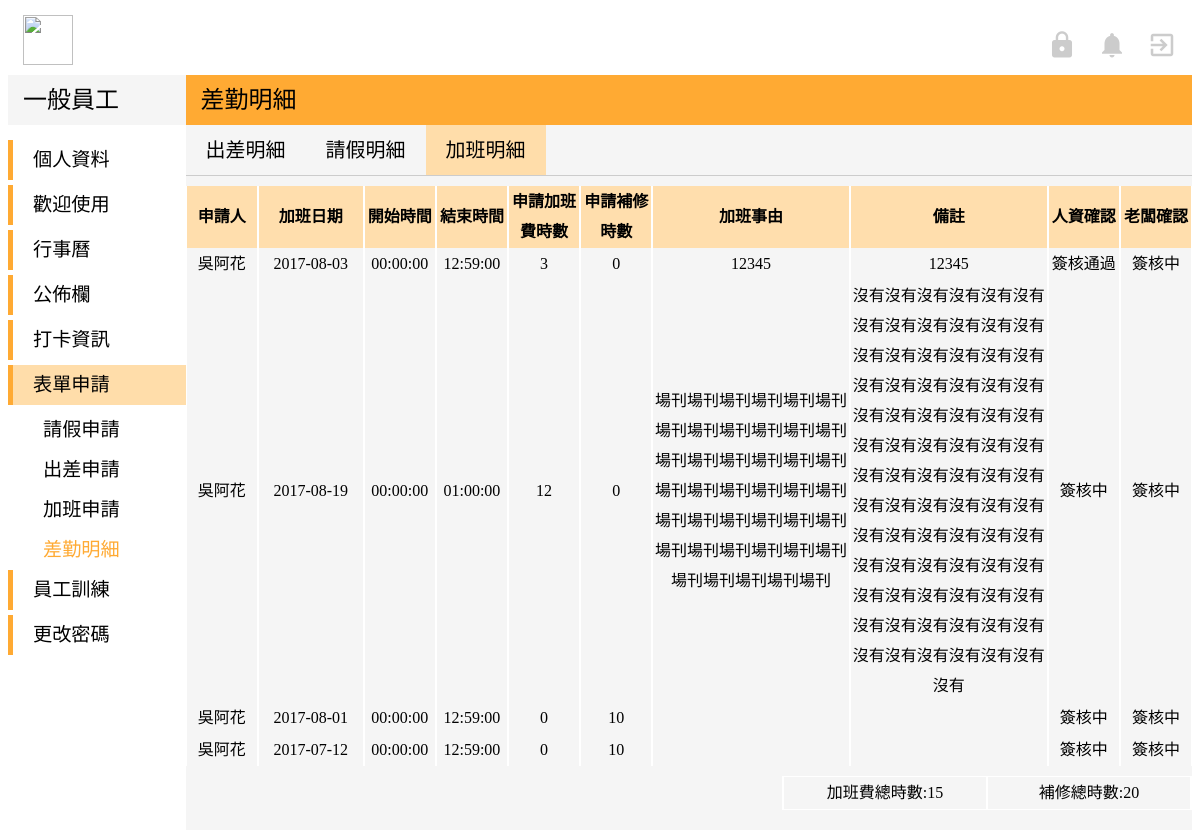
Page /user-Model/user_overtime_list.php (signed in) on the committed database.
### tables this page shows
CREATE TABLE `overtime_apply` (
  `id` int(10) NOT NULL,
  `o_sn` varchar(15) NOT NULL,
  `o_month` varchar(2) DEFAULT NULL,
  `o_name` varchar(15) DEFAULT NULL,
  `o_date` date NOT NULL,
  `o_start` time NOT NULL,
  `o_end` time NOT NULL,
  `o_hrs` int(11) NOT NULL,
  `o_phrs` int(11) NOT NULL,
  `o_state` varchar(255) NOT NULL,
  `o_comment` varchar(255) NOT NULL,
  `o_total` int(11) NOT NULL,
  `o_ptotal` int(11) NOT NULL,
  `o_hrCheck` varchar(255) NOT NULL DEFAULT '簽核中',
  `o_bossCheck` varchar(255) NOT NULL DEFAULT '簽核中'
);

### user-Model/user_overtime_list.php (the view, shortened to what this page needs)
<!DOCTYPE html>
<?php
$servername = "localhost";
$username = "root";
$password = "root";
$dbname = "peopleresource";
try {
    $conn = mysqli_connect($servername,$username ,$password,$dbname);
    $sql = "SELECT * FROM `overtime_apply` WHERE o_name='".$_SESSION['name']."'";
    $result = mysqli_query($conn,$sql);
    }
catch(PDOException $e)
    {
    echo $sql . "<br>" . $e->getMessage();
    }
?>
<html>
<head>
</head>
<body>
	<link rel="stylesheet" href="../view/indexStyle.css">
</head>
<body>
  <div class="top">
    <img class="titleImg" src="http://www.lctech.com.tw/wp-content/uploads/bfi_thumb/%E6%9C%AA%E5%91%BD%E5%90%8D-1-%E6%8B%B7%E8%B2%9D-31w65e1o8bhj94p9q5patm@2x.png" width="50" height="50">
    <a href="../Controller/log_logout.php">
      <i id="topIcon" class="material-icons" >exit_to_app</i>
    </a>
    <a href="#">
      <i id="topIcon" class="material-icons">notifications</i>
    </a>
    <?php if ($_SESSION['root'] == 'admin'){?>
		    <a href="../admin-Model/admin_index.php">
			    <i id="topIcon" class="material-icons">https</i>
		    </a><?php }
    ?>
  </div>
  <div class="down">
      <div class="left">
        <div class="left-top">
          <p class="left-top-title">一般員工</p>
        </div>
        <div class="left-bottom">
          <div class="left-title" >
            <a href="user_profile.php" style="margin:auto 20px">個人資料</a>
          </div>
          <div class="left-title">
            <a href="user_introduction.php" style="margin:auto 20px">歡迎使用</a>
          </div>
          <div class="left-title">
            <a href="user_index.php"style="margin:auto 20px">行事曆</a>
          </div>
          <div class="left-title">
            <a href="user_news.php" style="margin:auto 20px">公佈欄</a>
          </div>
          <div class="left-title">
            <a href="#" style="margin:auto 20px">打卡資訊</a>
          </div>
          <div class="left-title" style="background-color:#FFDDAA">
            <p style="margin:auto 20px">表單申請</p>
          </div>
            <div  class="left-list">
              <a href="user_leave.php" style="margin:auto 35px">請假申請</a>
            </div>
            <div class="left-list">
              <a href="user_bTrip.php" style="margin:auto 35px">出差申請</a>
            </div>
            <div class="left-list">
              <a href="user_overtime.php" style="margin:auto 35px">加班申請</a>
            </div>
            <div class="left-list">
              <p style="margin:auto 35px;color:#FFAA33;font-weight:500">差勤明細</p>
            </div>
          <div class="left-title">
            <a href="#" style="margin:auto 20px">員工訓練</a>
          </div>
          <div class="left-title">
            <a href="#" style="margin:auto 20px">更改密碼</a>
          </div>
        </div>
      </div>
     <div class="right">
      <div class="right-top">
        <p class="right-top-title">差勤明細</p>
      </div>
      <div class="right-bottom">
        <div style="width:100%;height:50px;margin:auto;;border-bottom:solid 1px #CCC;">
          <div style="float:left">
            <a href="user_bTrip_list.php" class="right-title">出差明細</a>
          </div>
          <div style="float:left">
            <a href="user_leave_list.php"class="right-title">請假明細</a>
          </div>
          <div style="float:left;background-color:#FFDDAA">
            <p class="right-title">加班明細</p>
          </div>
        </div>
			  <div>
		      <table cellspacing="0">
      			<th>申請人</th>
      			<th>加班日期</th>
      			<th>開始時間</th>
      			<th>結束時間</th>
      			<th>申請加班費時數</th>
      			<th>申請補修時數</th>
      			<th>加班事由</th>
      			<th>備註</th>
      			<th>人資確認</th>
      			<th>老闆確認</th>
        		<?php
        		while($row = mysqli_fetch_array($result)) {
        		?>
        		<tr>
        			<td style="width:70px"><?php echo $row["o_name"]; ?></td>
        			<td style="width:105px"><?php echo $row["o_date"]; ?></td>
        			<td style="width:70px"><?php echo $row["o_start"];?></td>
        			<td style="width:70px"><?php echo $row["o_end"];?></td>
        			<td style="width:70px"><?php echo $row["o_hrs"];?></td>
        			<td style="width:70px"><?php echo $row["o_phrs"]?></td>
        			<td style="width:200px"><?php echo $row["o_state"]?></td>
        			<td style="width:200px"><?php echo $row["o_comment"];?></td>
        			<td style="width:70px"><?php echo $row["o_hrCheck"]; ?></td>
        			<td style="width:70px"><?php echo $row["o_bossCheck"]; ?></td>
        		</tr>
        		<?php } ?>
		      </table>
		<?php
		$servername = "localhost";
		$username = "root";
		$password = "root";
		$dbname = "peopleresource";
		try {
		    $conn = mysqli_connect($servername,$username ,$password,$dbname);
		    $sql = "SELECT SUM(`o_hrs`),SUM(`o_phrs`) FROM `overtime_apply` WHERE o_name='".$_SESSION['name']."'";
		    $result = mysqli_query($conn,$sql);
		    }
		catch(PDOException $e)
		    {
		    echo $sql . "<br>" . $e->getMessage();
		    }
		 $row = mysqli_fetch_array($result); ?>
		      <table cellspacing="0" style="border:solid 1px white;margin-top:10px;float:right;">
        		<td style="width:200px">加班費總時數:<?php echo $row["SUM(`o_hrs`)"]; ?></td>
        		<td style="width:200px">補修總時數:<?php echo $row["SUM(`o_phrs`)"]; ?></td>
        	</table>
	</body>
</html>

### view/indexStyle.css (style rules this page uses)
a { text-decoration:none; }
a:link { color: black; }
.top { width:100%; height:60px; background-color:white; margin-top:15px; }
.titleImg { float:left; margin-left:15px; }
#topIcon { margin-top:15px; margin-right:15px; margin-left:5px; float:right; font-size:30px; color:#CCC; }
.down { width:100%; height:auto; background-color:white; margin:auto; }
.left { width:15%; height:auto; background-color:white; margin:auto; float:left; }
.left-top { width:100%; height:50px; background-color:#F5F5F5; margin:auto; }
.left-top-title { line-height:50px; font-family:Microsoft JhengHei; font-size:150%; margin:auto 15px; font-weight: 500; }
.left-bottom { margin-top: 15px; }
.left-title { width:100%; height:40px; text-align:left; font-family:Microsoft JhengHei; border-left:solid 5px #FFAA33; margin-bottom:5px; line-height:40px; font-size:120%; }
.left-list { width:100%; height:40px; text-align:left; font-family:Microsoft JhengHei; font-size:18px; color:#666666; font-size:120%; line-height:40px; font-weight: 300; }
.right { width:85%; height:auto; background-color:#F5F5F5; margin:auto; float:right; padding-bottom: 20px; }
.right-top { width:100%; height:50px; background-color:#FFAA33; margin:auto; }
.right-top-title { line-height:50px; font-family:Microsoft JhengHei; font-size:150%; margin:auto 15px; font-weight: 500; }
.right-title { line-height:50px; margin:auto 20px; font-size:20px; font-family: Microsoft JhengHei; }
table { margin-top:10px; font-family:Microsoft JhengHei; font-size:16px; line-height:30px; table-layout:fixed; word-wrap:break-word; word-break: break-all; }
td,th,tr { font-family:Microsoft JhengHei; font-size:16px; text-align:center; }

### user-Model/user_overtime_list.php (style rules this page uses)
th { background-color:#FFDEAD; }
td,tr,th { border-left: solid 1px white; border-right: solid 1px white; }

### rows in the picture
overtime_apply: o_name "吳阿花", o_date "2017-08-03", o_start "00:00:00", o_end "12:59:00", o_hrs "3", o_phrs "0", o_state "12345", o_comment "12345", o_hrCheck "簽核通過", o_bossCheck "簽核中"
overtime_apply: o_name "吳阿花", o_date "2017-08-19", o_start "00:00:00", o_end "01:00:00", o_hrs "12", o_phrs "0", o_state "場刊場刊場刊場刊場刊場刊場刊場刊場刊場刊場刊場刊場刊場刊場刊場刊場刊場刊場刊場刊場刊場刊場刊場刊場刊場刊場刊場刊場刊場刊場刊場刊場刊場刊場刊場刊場刊場刊場刊場刊場刊", o_comment "沒有沒有沒有沒有沒有沒有沒有沒有沒有沒有沒有沒有沒有沒有沒有沒有沒有沒有沒有沒有沒有沒有沒有沒有沒有沒有沒有沒有沒有沒有沒有沒有沒有沒有沒有沒有沒有沒有沒有沒有沒有沒有沒有沒有沒有沒有沒有沒有沒有沒有沒有沒有沒有沒有沒有沒有沒有沒有沒有沒有沒有沒有沒有沒有沒有沒有沒有沒有沒有沒有沒有沒有沒有沒有沒有沒有沒有沒有沒有", o_hrCheck "簽核中", o_bossCheck "簽核中"
overtime_apply: o_name "吳阿花", o_date "2017-08-01", o_start "00:00:00", o_end "12:59:00", o_hrs "0", o_phrs "10", o_hrCheck "簽核中", o_bossCheck "簽核中"
overtime_apply: o_name "吳阿花", o_date "2017-07-12", o_start "00:00:00", o_end "12:59:00", o_hrs "0", o_phrs "10", o_hrCheck "簽核中", o_bossCheck "簽核中"

### other values in the picture
$row["SUM(`o_hrs`)"] "15"
$row["SUM(`o_phrs`)"] "20"
